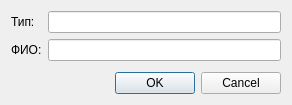
<?xml version="1.0" encoding="UTF-8"?>
<ui version="4.0">
 <class>AddJudges</class>
 <widget class="QDialog" name="AddJudges">
  <property name="geometry">
   <rect>
    <x>0</x>
    <y>0</y>
    <width>292</width>
    <height>105</height>
   </rect>
  </property>
  <property name="windowTitle">
   <string>Судья</string>
  </property>
  <property name="modal">
   <bool>true</bool>
  </property>
  <layout class="QVBoxLayout" name="verticalLayout">
   <item>
    <layout class="QFormLayout" name="formLayout">
     <item row="0" column="0">
      <widget class="QLabel" name="label">
       <property name="text">
        <string>Тип:</string>
       </property>
      </widget>
     </item>
     <item row="0" column="1">
      <widget class="QLineEdit" name="type"/>
     </item>
     <item row="1" column="0">
      <widget class="QLabel" name="label_2">
       <property name="text">
        <string>ФИО:</string>
       </property>
      </widget>
     </item>
     <item row="1" column="1">
      <widget class="QLineEdit" name="name"/>
     </item>
    </layout>
   </item>
   <item>
    <widget class="QDialogButtonBox" name="buttonBox">
     <property name="orientation">
      <enum>Qt::Horizontal</enum>
     </property>
     <property name="standardButtons">
      <set>QDialogButtonBox::Cancel|QDialogButtonBox::Ok</set>
     </property>
    </widget>
   </item>
  </layout>
 </widget>
 <resources/>
 <connections>
  <connection>
   <sender>buttonBox</sender>
   <signal>rejected()</signal>
   <receiver>AddJudges</receiver>
   <slot>reject()</slot>
   <hints>
    <hint type="sourcelabel">
     <x>316</x>
     <y>260</y>
    </hint>
    <hint type="destinationlabel">
     <x>286</x>
     <y>274</y>
    </hint>
   </hints>
  </connection>
 </connections>
</ui>
